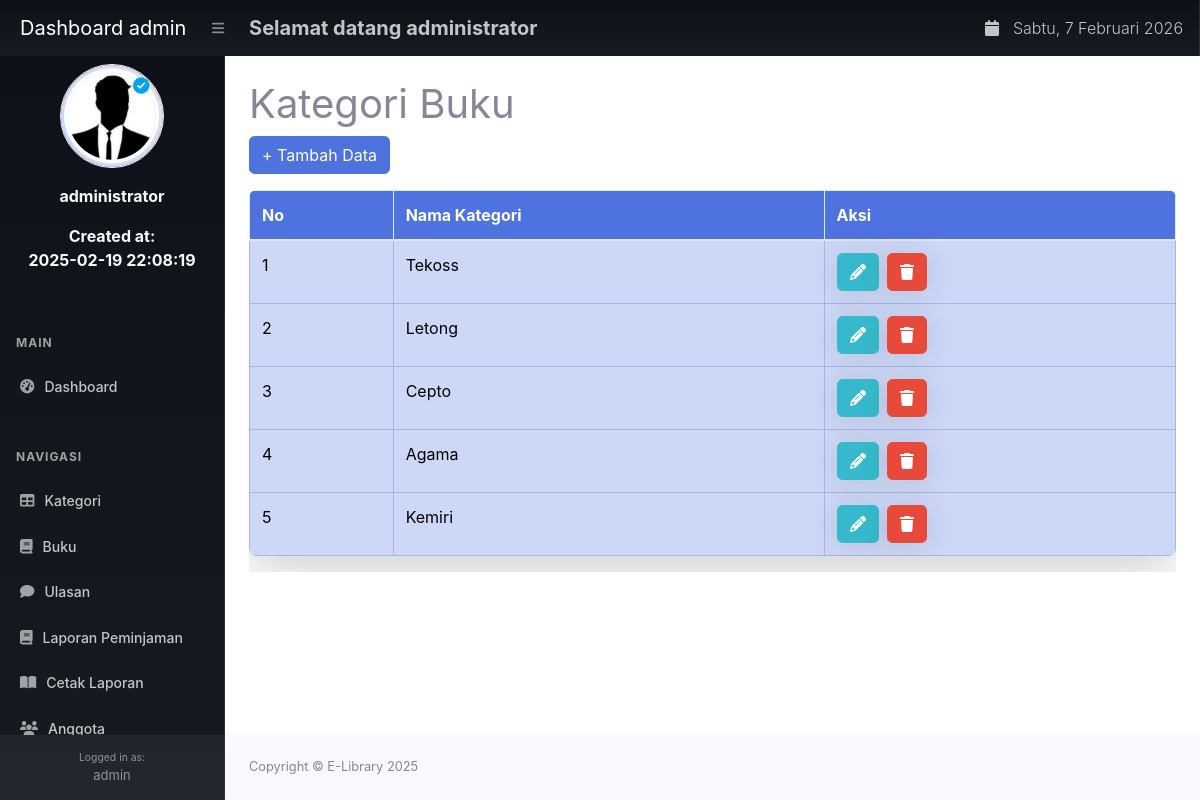
The app's page /index.php?page=kategori (signed in) with its own data.
### tables this page shows
CREATE TABLE `kategori` (
  `id_kategori` int NOT NULL,
  `kategori` varchar(255) DEFAULT NULL
);

### kategori.php (the view)
<h1 class="mt-4">Kategori Buku</h1>
<div class="row">
    <div class="col-md-12">
        <?php if ($_SESSION['user']['level'] == 'admin') { ?>
            <a href="?page=kategori_tambah" class="mb-3 btn btn-primary">+ Tambah Data</a>
        <?php } ?>
        <div class="table-responsive">
            <table class="table table-bordered border-2 shadow-lg table-hover rounded-3 overflow-hidden" id="dataTable" width="100%">
                <thead class="bg-primary text-white">
                    <tr>
                        <th>No</th>
                        <th>Nama Kategori</th>
                        <?php if ($_SESSION['user']['level'] != 'peminjam') { ?>
                            <th>Aksi</th>
                        <?php } ?>
                    </tr>
                </thead>
                <tbody>
                    <?php
                    $s = 1;
                    $query = mysqli_query($conn, "SELECT * FROM kategori");
                    while ($data = mysqli_fetch_array($query)) {
                    ?>
                    <tr class="table-primary border-2">
                        <td><?php echo $s++; ?></td>
                        <td><?php echo $data['kategori']; ?></td>
                        <?php if ($_SESSION['user']['level'] != 'peminjam') { ?>
                            <td>
                                <div class="d-flex gap-2">
                                    <a href="?page=kategori_ubah&&id=<?php echo $data['id_kategori']; ?>" class="btn btn-info shadow"><i class="fa fa-pencil"></i></a>
                                    <?php if ($_SESSION['user']['level'] == 'admin') { ?>
                                        <a onclick="return confirm('Apakah anda yakin menghapus data ini?');" href="?page=kategori_hapus&&id=<?php echo $data['id_kategori']; ?>" class="btn btn-danger shadow"><i class="fa fa-trash"></i></a>
                                    <?php } ?>
                                </div>
                            </td>
                        <?php } ?>
                    </tr>
                    <?php } ?>
                </tbody>
            </table>
        </div>
    </div>
</div>

### records on screen
kategori: kategori "Tekoss"
kategori: kategori "Letong"
kategori: kategori "Cepto"
kategori: kategori "Agama"
kategori: kategori "Kemiri"

### other values on screen
$_SESSION['user']['level'] "admin"
$_SESSION['user']['nama'] "administrator"
$_SESSION['user']['created_at'] "2025-02-19 22:08:19"
